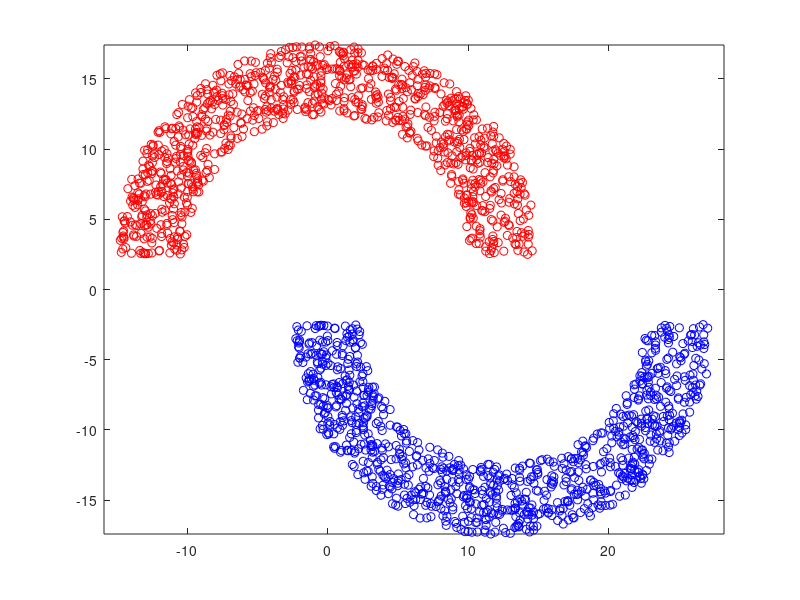

Reproduce this figure in MATLAB. (Note: this script raises an error after producing the figure.)
tic;
clear;
n = 1000;
sep1=linspace(0.2,5,25);
for kk=1:25
    sep=sep1(kk);
    r1 = 10; r2 =15;
    r = sqrt(r1^2+(r2^2-r1^2)*rand(1,n));
    t = 2*pi*rand(1,n);
    x = r.*cos(t);
    y = abs(r.*sin(t))+2.5;
    plot(x,y,'r o')
    hold on

    x1 = r.*cos(t)+12.5;
    y1 = -abs(r.*sin(t))-2.5;
    plot(x1,y1,'b o')
    axis equal
    traindata1=cat(1,x.',x1.');
    traindata2=cat(1,y.',y1.');
    traindata3=cat(2,traindata1,traindata2);
    traindata(:,1)=repmat(1,2000,1);
    traindata(:,2)=traindata3(:,1);
    traindata(:,3)=traindata3(:,2);
    A=repmat(1,1000,1);
    B=repmat(-1,1000,1);
    trainlabel=cat(1,A,B);
    % PLA train
    syms x
    flag=0;
    flag1=1;
    flag2=0;
    flag7=0;
    w=[0 0 0];
    while flag1~=0
        flag1=0;
        flag=0;
        for j1=1:2000 %hang
            if sign(sum(traindata(j1,:).*w))==trainlabel(j1)
                flag=flag+1;
                if flag==2000
                    flag1=0;
                    break;
                else
                    continue;
                end
            else
                flag1=flag1+1;
                flag2=flag2+1;
                w=w+traindata(j1,:)*trainlabel(j1);      
            end
        end
    end
%     syms x1 x2
%     Xs=[1 x1 x2];
%     f=sum(w.*Xs); 
%     fimplicit(f,'m')

    iter(kk)=flag2;
end
cc=linspace(1,25,25);
plot(cc,iter,'r')

% [a b c d e]=regress(ones(length(traindata2),1),traindata2);
% syms t
% y=a*t;
% fplot(y) %linear regress

    
    







toc;